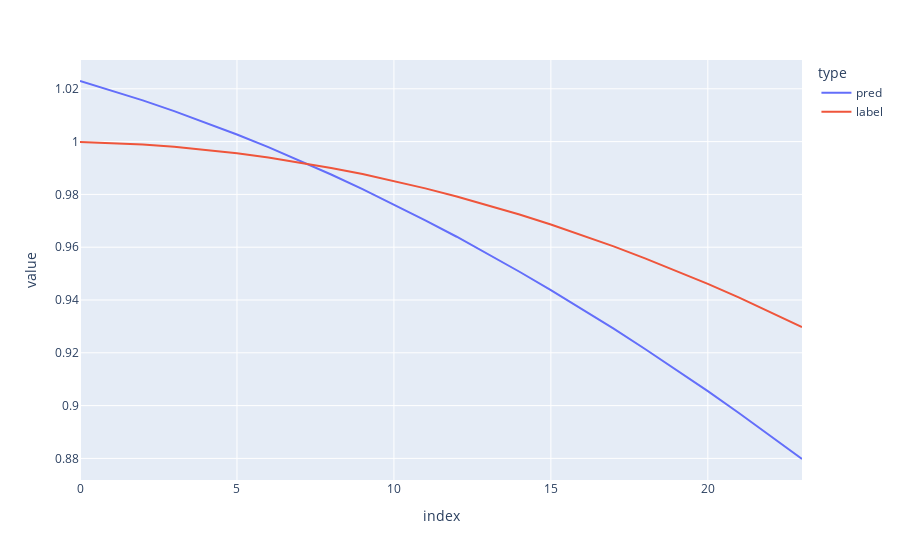

This figure's notebook cell:
### Code cell
px.line(
    df_0_inv.melt(
        id_vars="index",
        value_vars=["pred", "label"],
        var_name="type",
        value_name="value"
    ),
    x="index",
    y="value",
    color="type"
)

### Figure 1 — Plotly figure (JSON) as saved in the notebook; plotly's stock layout.template omitted (floating-point values rounded to 4 significant figures)
{"data": [{"hovertemplate": "type=pred<br>index=%{x}<br>value=%{y}<extra></extra>", "legendgroup": "pred", "line": {"color": "#636efa", "dash": "solid"}, "marker": {"symbol": "circle"}, "mode": "lines", "name": "pred", "orientation": "v", "showlegend": true, "type": "scatter", "x": [0, 1, 2, 3, 4, 5, 6, 7, 8, 9, 10, 11, 12, 13, 14, 15, 16, 17, 18, 19, 20, 21, 22, 23], "xaxis": "x", "y": [1.023, 1.019, 1.016, 1.012, 1.007, 1.003, 0.9979, 0.9928, 0.9875, 0.982, 0.9762, 0.9702, 0.964, 0.9574, 0.9507, 0.9437, 0.9366, 0.9291, 0.9215, 0.9136, 0.9055, 0.8971, 0.8885, 0.8798], "yaxis": "y"}, {"hovertemplate": "type=label<br>index=%{x}<br>value=%{y}<extra></extra>", "legendgroup": "label", "line": {"color": "#EF553B", "dash": "solid"}, "marker": {"symbol": "circle"}, "mode": "lines", "name": "label", "orientation": "v", "showlegend": true, "type": "scatter", "x": [0, 1, 2, 3, 4, 5, 6, 7, 8, 9, 10, 11, 12, 13, 14, 15, 16, 17, 18, 19, 20, 21, 22, 23], "xaxis": "x", "y": [0.9999, 0.9995, 0.9989, 0.998, 0.9969, 0.9956, 0.994, 0.9921, 0.99, 0.9877, 0.9851, 0.9823, 0.9792, 0.9759, 0.9724, 0.9686, 0.9646, 0.9603, 0.9558, 0.9511, 0.9461, 0.9409, 0.9354, 0.9298], "yaxis": "y"}], "layout": {"legend": {"title": {"text": "type"}, "tracegroupgap": 0}, "margin": {"t": 60}, "xaxis": {"anchor": "y", "domain": [0, 1], "title": {"text": "index"}}, "yaxis": {"anchor": "x", "domain": [0, 1], "title": {"text": "value"}}}}
